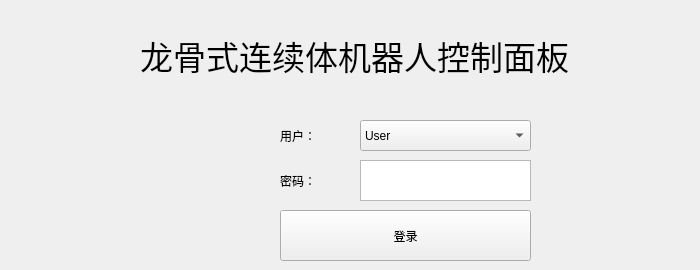
   <widget class="QWidget" name="page_account">
    <widget class="QLabel" name="title">
     <property name="geometry">
      <rect>
       <x>140</x>
       <y>10</y>
       <width>551</width>
       <height>91</height>
      </rect>
     </property>
     <property name="font">
      <font>
       <pointsize>25</pointsize>
      </font>
     </property>
     <property name="text">
      <string>龙骨式连续体机器人控制面板</string>
     </property>
    </widget>
    <widget class="QLabel" name="text_user">
     <property name="geometry">
      <rect>
       <x>280</x>
       <y>120</y>
       <width>71</width>
       <height>31</height>
      </rect>
     </property>
     <property name="text">
      <string>用户：</string>
     </property>
    </widget>
    <widget class="QLabel" name="text_password">
     <property name="geometry">
      <rect>
       <x>280</x>
       <y>160</y>
       <width>71</width>
       <height>41</height>
      </rect>
     </property>
     <property name="text">
      <string>密码：</string>
     </property>
    </widget>
    <widget class="QPushButton" name="login">
     <property name="geometry">
      <rect>
       <x>280</x>
       <y>210</y>
       <width>251</width>
       <height>51</height>
      </rect>
     </property>
     <property name="text">
      <string>登录</string>
     </property>
    </widget>
    <widget class="QComboBox" name="user">
     <property name="geometry">
      <rect>
       <x>360</x>
       <y>120</y>
       <width>171</width>
       <height>31</height>
      </rect>
     </property>
     <property name="sizePolicy">
      <sizepolicy hsizetype="Preferred" vsizetype="Fixed">
       <horstretch>0</horstretch>
       <verstretch>0</verstretch>
      </sizepolicy>
     </property>
     <item>
      <property name="text">
       <string>User</string>
      </property>
     </item>
     <item>
      <property name="text">
       <string>Admin</string>
      </property>
     </item>
    </widget>
    <widget class="QPlainTextEdit" name="password">
     <property name="geometry">
      <rect>
       <x>360</x>
       <y>160</y>
       <width>171</width>
       <height>41</height>
      </rect>
     </property>
     <property name="plainText">
      <string/>
     </property>
     <property name="backgroundVisible">
      <bool>false</bool>
     </property>
     <property name="placeholderText">
      <string>请输入密码...</string>
     </property>
    </widget>
   </widget>
